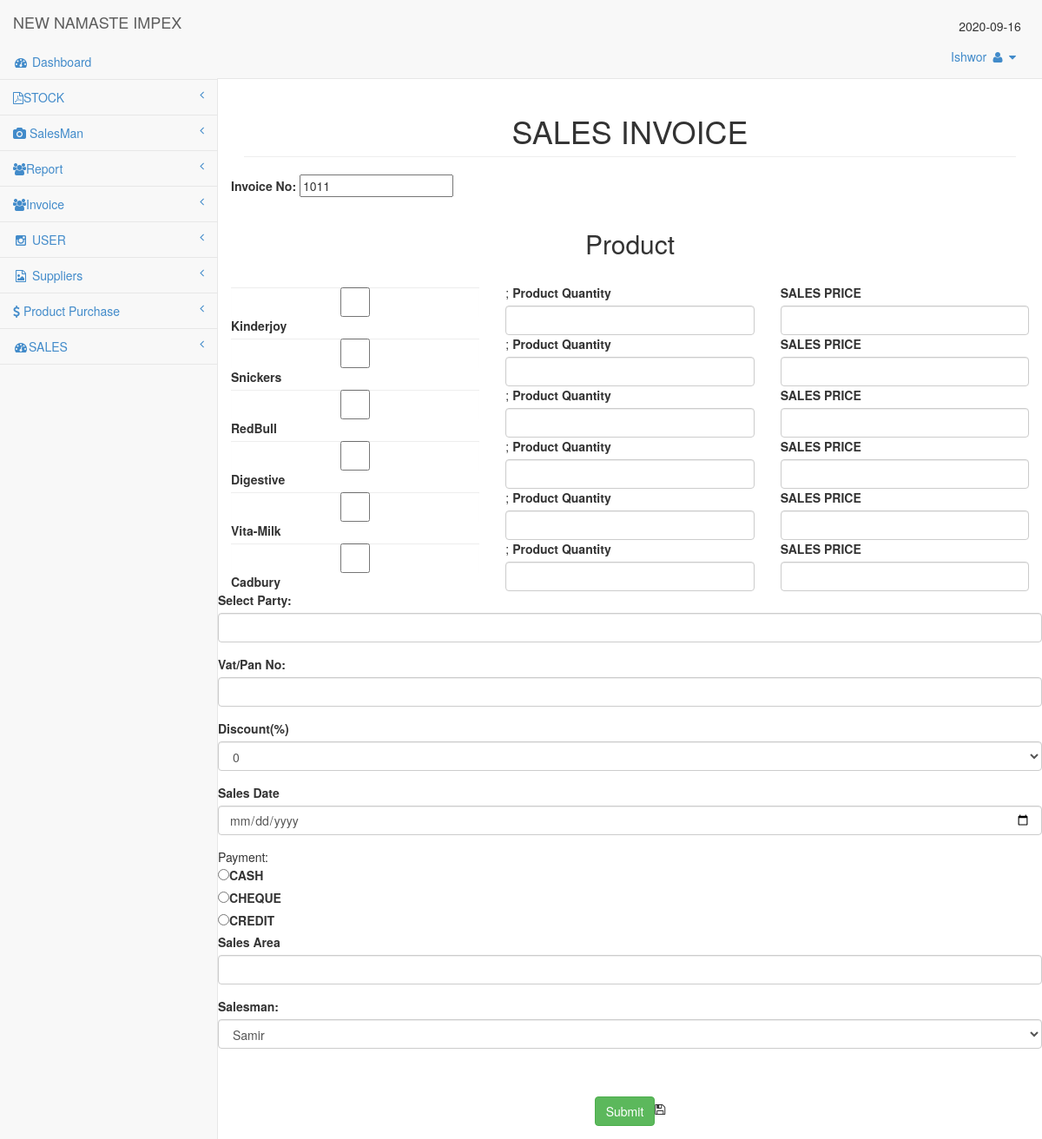
The app's page /admin/addsales.php (signed in) with its own data.
### tables this page shows
CREATE TABLE `product` (
  `pid` int(150) NOT NULL,
  `pname` varchar(200) NOT NULL,
  `pdes` varchar(200) NOT NULL,
  `quantity` int(100) NOT NULL,
  `updatedate` timestamp(6) NOT NULL DEFAULT current_timestamp(6) ON UPDATE current_timestamp(6),
  `updatedby` varchar(200) NOT NULL,
  `invoiceno` int(255) NOT NULL,
  `changemadeby` varchar(255) NOT NULL,
  `updatedqn` varchar(255) NOT NULL
);

### admin/addsales.php (the view, shortened to what this page needs)
<?php session_start();
if(isset($_SESSION['uname']))
{
 include "header1.php";
include "menu/mmenu1.php"; ?>
<div id="page-wrapper">
            <div class="row">
                <div class="col-lg-12">
                   <center> <h1 class="page-header">SALES INVOICE</h1></center>
                </div>
                        <form action="addsaleback.php"  enctype="multipart/form-data" name="submit" method="post" ><br>
          <br>
         <div class="form-group">
  <label for="sel1">Invoice No:</label>
  <?php include 'connect.php';
$query="SELECT invno FROM sales
ORDER BY sid DESC LIMIT 1 ";
 $res=mysqli_query($con,$query);
     while($row = mysqli_fetch_array($res)){
      $xyz=$row['invno'];
      $xyz++;
    ?>
 <input type='text' name='n85' required  readonly value="<?php echo $xyz;}?>">
</div>
    <?php
      include 'connect.php';?>
      <div class="form-group"><div class="form-group row">
       <h2 align="center"> Product </h2><br>
<?php
     $query="Select * from product ";
 $res=mysqli_query($con,$query);
     while($row = mysqli_fetch_array($res))
     {?>
     <div class='col-sm-4'>
   <input type="checkbox" class="form-control" value=" <?php echo $row['pname']; ?>" name="<?php echo $row['pname'];?>" ><b><?php echo $row['pname'];?></b>
     </div>
 <div class='col-sm-4'>;
    <label class='' for='txt' >Product Quantity</label>
                                 <input type='number' name="<?php echo $row['pid'];?>" class='form-control'  >
</div>
 <div class="col-sm-4">
                               <label class="" for="text">SALES PRICE</label>
                               <input type='number' name="<?php echo $row['pdes'];?>" class='form-control'  >
                           </div>
                           <?php }?>
     <div>
     <br><br>
<div class="form-group">
  <label for="sel1">Select Party:</label>
  <input type="text" name="n8"required class="form-control" >
</div>
<div class="form-group">
  <label for="sel1">Vat/Pan No:</label>
  <input type="text" name="n33"required class="form-control" >
</div>
<div class="form-group">
  <label for="sel1">Discount(%)</label>
  <select name="n28" class="form-control">
    <option  value="0">0</option>
  </select>
</div>
                            <div class="form-group">
                               <label class="" for="text">Sales Date</label>
                                 <input type="Date" class="form-control" required="" name="n3" required>
                           </div>
Payment:
                          <div class="form-check-inline">
  <label class="form-check-label">
    <input type="radio" class="form-check-input" value="Cash"name="optradio">CASH
  </label>
</div>
  <div class="form-check-inline">
  <label class="form-check-label">
    <input type="radio" class="form-check-input" value="Cheque"name="optradio">CHEQUE
  </label>
</div>
<div class="form-check-inline">
  <label class="form-check-label">
    <input type="radio" class="form-check-input" value="Credit" name="optradio">CREDIT
  </label>
</div>
                            <div class="form-group">
                               <label class="" for="text">Sales Area</label>
                                 <input type="text  " class="form-control" required="" name="n9" required>
                           </div>
   <div class="form-group">
  <label for="sel1">Salesman:</label>
  <select class="form-control" name="n7">
    <?php
     $query="Select sname from salesman";
 $res=mysqli_query($con,$query);
     while($row = mysqli_fetch_array($res)){
   echo  "<option>".
     $row['sname'].
    "</option>";}?>
    </select></div>
<br><br>
                          <center> <input type="submit" name="btnSave" onclick="return confirm('Are you sure you want to continue?');" class="btn btn-success"><i class="fa fa-save"></i></center>
                        </form>
                    </div>
                </div>
            </div>
<?php
}
else
{
header("location:login.php");
}
?>
</body>
</html>

### admin/menu/mmenu1.php (shortened to what this page needs)
        <nav class="navbar navbar-default navbar-static-top" role="navigation" style="margin-bottom: 0">
            <div class="navbar-header">
                <a class="navbar-brand" href="home.php">NEW NAMASTE IMPEX</a>
            </div>
            <ul class="nav navbar-top-links navbar-right"><br><center><?php echo date("Y-m-d");?></center>
                <li class="dropdown">
                    <a class="dropdown-toggle" data-toggle="dropdown" href="#"><?php echo $_SESSION['uname'];?>
                        <i class="fa fa-user fa-fw"></i>  <i class="fa fa-caret-down"></i>
                    </a>
                </li>
            </ul>
            <div class="navbar-default sidebar" role="navigation">
                <div class="sidebar-nav navbar-collapse">
                    <ul class="nav" id="side-menu">
                        <li>
                            <a href="home.php"><i class="fa fa-dashboard fa-fw"></i> Dashboard</a>                        </li>
                        <li>
                            <a href="home.php"><i class="fa fa-file-pdf-o"></i>STOCK<span class="fa arrow"></span></a>
                                              </li>
                         <li>
                            <a href="home.php"><i class="fa fa-camera"></i> SalesMan<span class="fa arrow"></span></a>
                                              </li>
                        <li>
                            <a href="home.php"><i class="fa  fa-group"></i>Report<span class="fa arrow"></span></a>
                                            </li>
                         <li>
                            <a href="home.php"><i class="fa  fa-group"></i>Invoice<span class="fa arrow"></span></a>
                                            </li>
                       <?php  $name=$_SESSION['uname'];
                          include 'connect.php';
                          $quer="Select permission from login where Username='$name' ";
$result=mysqli_query($con,$quer);
while($row = $result->fetch_assoc()) {
if($row['permission']=="Administrator"){
                       ?>
<li>
                            <a href="#"><i class="fa fa-instagram fa-fw"></i> USER<span class="fa arrow"></span></a>
                        </li>
<li>
                            <a href="#"><i class="fa fa-file-photo-o fa-fw"></i> Suppliers<span class="fa arrow"></span></a>
                        </li>
                        <li>
                            <a href="#"><i class="fa fa-dollar"></i> Product Purchase<span class="fa arrow"></span></a>
                                               </li>
                        <li>
                            <a href="home.php"><i class="fa fa-dashboard fa-fw"></i>SALES<span class="fa arrow"></span></a>
                                            </li>
                     <?php }}?>
                        </ul>
</div>
            </div>
        </nav>

### admin/css/sb-admin-2.css (style rules this page uses)
body { background-color: #f8f8f8; }
#page-wrapper { padding: 0 15px; min-height: 568px; background-color: #fff; }
@media (min-width:768px) { #page-wrapper { position: inherit; margin: 0 0 0 250px; padding: 0 30px; border-left: 1px solid #e7e7e7; } }
.navbar-top-links li { display: inline-block; }
.navbar-top-links li:last-child { margin-right: 15px; }
.navbar-top-links li a { padding: 15px; min-height: 50px; }
.sidebar .sidebar-nav.navbar-collapse { padding-right: 0; padding-left: 0; }
.sidebar ul li { border-bottom: 1px solid #e7e7e7; }
.sidebar .arrow { float: right; }
.sidebar .fa.arrow:before { content: "\f104"; }
@media (min-width:768px) { .sidebar { z-index: 1; position: absolute; width: 250px; margin-top: 51px; } }

### records on screen
product: pname "Kinderjoy"
product: pname "Snickers"
product: pname "RedBull"
product: pname "Digestive"
product: pname "Vita-Milk"
product: pname "Cadbury"

### other values on screen
$_SESSION['uname'] "Ishwor"
form field n7 "Samir"
